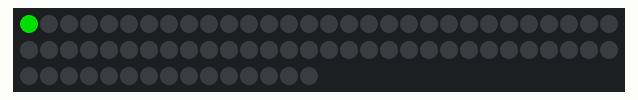
A sketch run on a simulated ATtiny85, built for the host (arithmetic inside an expression is 32-bit, double 64-bit). Parts: 75 RGB LEDs in strip order, left to right, continuing on the next row. Dim RGB values are drawn brighter than linear.

Above: at 0.1 s.
At 9.1 s:
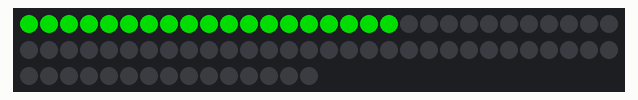
At 18.6 s:
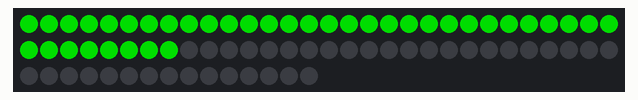
At 27.7 s:
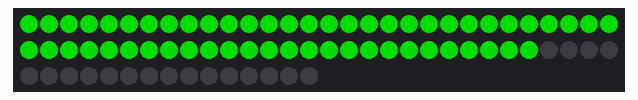
At 37.2 s:
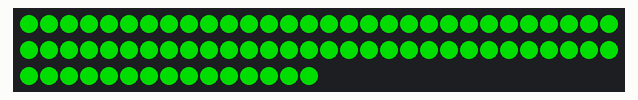

The sketch:

SimpleLedTest.ino
```cpp
#include <Adafruit_NeoPixel.h>

#define PIN            2

#define NUMPIXELS      75

Adafruit_NeoPixel pixels = Adafruit_NeoPixel(NUMPIXELS, PIN, NEO_GRB + NEO_KHZ800);

int delayval = 500; // delay for half a second

void setup() {
  // This is for Trinket 5V 16MHz, you can remove these three lines if you are not using a Trinket
#if defined (__AVR_ATtiny85__)
  if (F_CPU == 16000000) clock_prescale_set(clock_div_1);
#endif
  // End of trinket special code

  pixels.begin(); // This initializes the NeoPixel library.
}

void loop() {


  for(int i=0;i<NUMPIXELS;i++){

    // pixels.Color takes RGB values, from 0,0,0 up to 255,255,255
    pixels.setPixelColor(i, pixels.Color(0,150,0)); // Moderately bright green color.

    pixels.show(); // This sends the updated pixel color to the hardware.

    delay(delayval); // Delay for a period of time (in milliseconds).

  }
}
```
